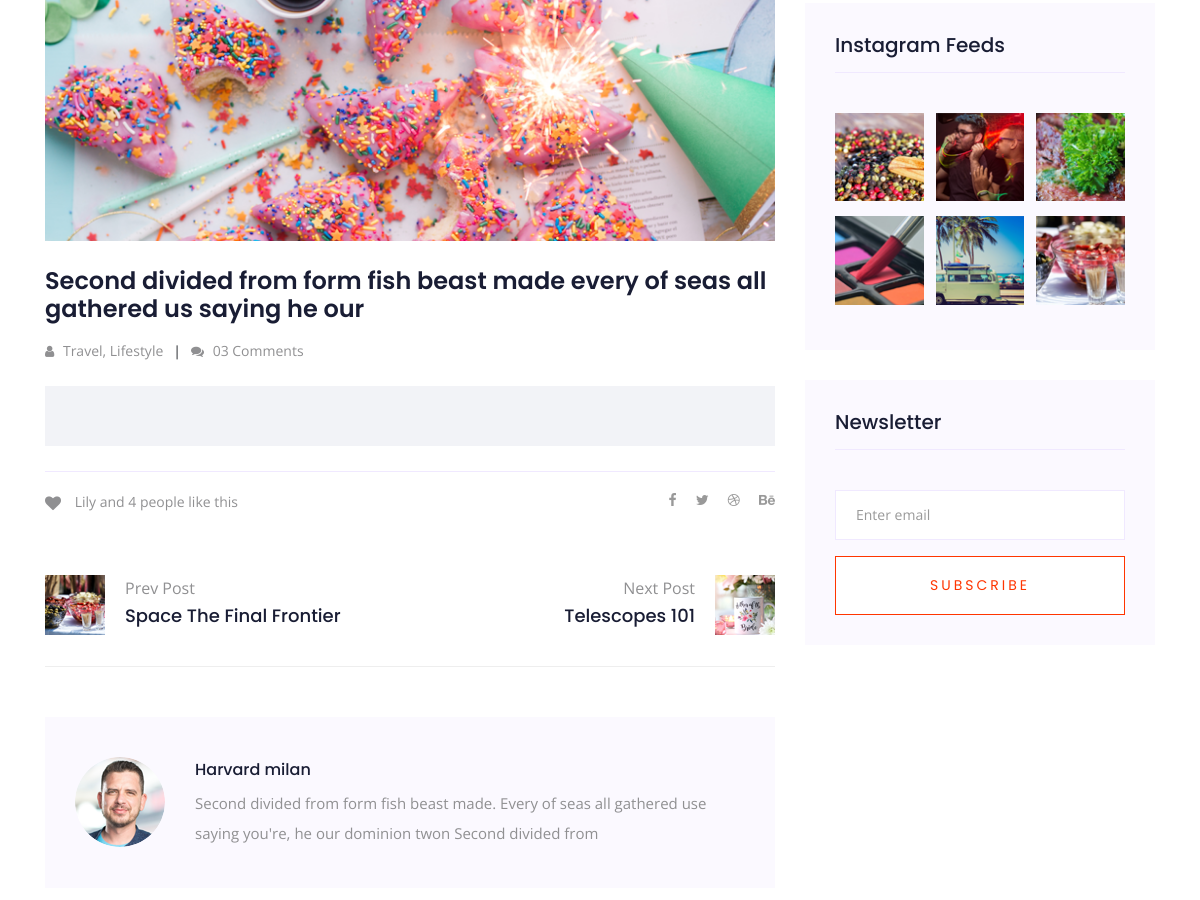
Before: /single-blog/ (middle part) with the older database file.
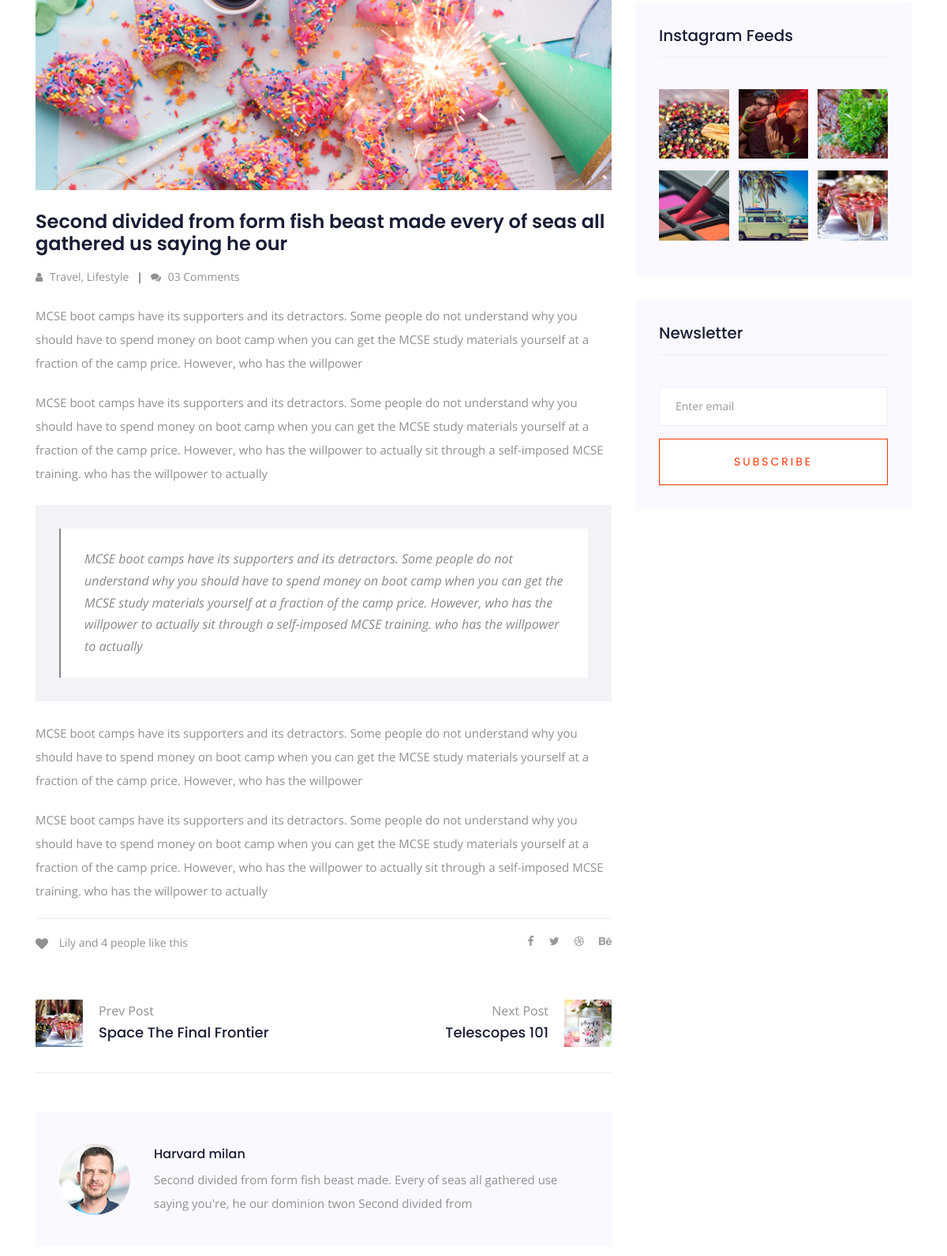
After: the same page with the newer database file.
### corm/models.py (models this page shows, shortened)
class Blog(models.Model):
    category = models.ForeignKey(
        'Category',
        on_delete=models.CASCADE,
        verbose_name='категория'
    )
    image = models.ImageField(
        verbose_name='картинка'
    )
    day = models.IntegerField(
        verbose_name='день'
    )
    mount = models.CharField(
        max_length=16,
        verbose_name='месяц'
    )
    text = models.CharField(
        max_length=128,
        verbose_name='заголовок-текст',
        null=False
    )
    descr = models.CharField(
        max_length=512,
        verbose_name='описание',
        null=False,
    )
    slug = models.SlugField(
        verbose_name='URL',
        unique=False,
        null=False
    )
    class Meta:
        db_table = 'corm_blog'
        verbose_name = 'blog'
        verbose_name_plural = 'blog'

class Text1(models.Model):
    text1 = models.CharField(
        max_length=512,
        null=False
    )
    text2 = models.CharField(
        max_length=512,
        null=False
    )
    class Meta:
        db_table = 'corm_text1'
        verbose_name = 'text1'
        verbose_name_plural = 'text1'

### corm/views.py (the view, shortened to what this page needs)
# urls.py: path('single-blog/', SingleTemplateView.as_view(), name='single-blog'),
class SingleTemplateView(BaseMixin, TemplateView):
    template_name = 'main/single-blog.html'
    def get_context_data(self, **kwargs):
        context = super(SingleTemplateView, self).get_context_data()
        context['blog'] = Blog.objects.all()
        context['text'] = Text1.objects.all()
        context.update(self.context)
        return context

### templates/main/single-blog.html (shortened to what the changed rows need)
{% load static %}
<!doctype html>
<html class="no-js" lang="zxx">
<head>
   <link rel="stylesheet" href="{% static 'css/bootstrap.min.css' %}">
   <link rel="stylesheet" href="{% static 'css/owl.carousel.min.css' %}">
   <link rel="stylesheet" href="{% static 'css/magnific-popup.css' %}">
   <link rel="stylesheet" href="{% static 'css/font-awesome.min.css' %}">
   <link rel="stylesheet" href="{% static 'css/themify-icons.css' %}">
   <link rel="stylesheet" href="{% static 'css/nice-select.css' %}">
   <link rel="stylesheet" href="{% static 'css/flaticon.css' %}">
   <link rel="stylesheet" href="{% static 'css/gijgo.css' %}">
   <link rel="stylesheet" href="{% static 'css/animate.css' %}">
   <link rel="stylesheet" href="{% static 'css/slicknav.css' %}">
   <link rel="stylesheet" href="{% static 'css/style.css' %}">
</head>
<body>
   <section class="blog_area single-post-area section-padding">
      <div class="container">
         <div class="row">
            <div class="col-lg-8 posts-list">
               <div class="single-post">
                  <div class="feature-img">
                     {% for i in blog %}<img class="img-fluid" src="{{ i.image.url }}" alt="">{% endfor %}
                  </div>
                  <div class="blog_details">
                     <h2>Second divided from form fish beast made every of seas
                        all gathered us saying he our
                     </h2>
                     <ul class="blog-info-link mt-3 mb-4">
                        <li><a href="#"><i class="fa fa-user"></i> Travel, Lifestyle</a></li>
                        <li><a href="#"><i class="fa fa-comments"></i> 03 Comments</a></li>
                     </ul>
                     {% for i in text %}
                     <p class="excert">
                        {{ i.text1 }}
                     </p>
                     <p>
                        {{ i.text2 }}
                     </p>
                     {% endfor %}
                     <div class="quote-wrapper">
                        {% for i in text %}
                        <div class="quotes">
                           {{ i.text2 }}
                        </div>
                        {% endfor %}
                     </div>
                     {% for i in text %}
                     <p>
                        {{ i.text1 }}
                     </p>
                     <p>
                        {{ i.text2 }}
                     </p>
                     {% endfor %}
                  </div>
               </div>
            </div>
         </div>
      </div>
   </section>
</body>
</html>

Changed rows visible on the page:
added Text1: text1 "MCSE boot camps have its supporters and its detractors. Some people do not understand why you should have to spend money on boot camp when you can get the MCSE study materials yourself at a fraction of the camp price. However, who has the willpower", text2 "MCSE boot camps have its supporters and its detractors. Some people do not understand why you should have to spend money on boot camp when you can get the MCSE study materials yourself at a fraction of the camp price. However, who has the willpower to actually sit through a self-imposed MCSE training. who has the willpower to actually"
